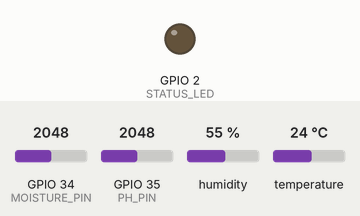
The sketch below on a simulated ESP32. Parts: output pins drawn as LEDs (lit = HIGH). The inputs (shaded band) are chosen by the test bench; at power-on: GPIO 34 (MOISTURE_PIN) = 2048, GPIO 35 (PH_PIN) = 2048, humidity 55 %, temperature 24 °C. WiFi joins after 1.5 s; servers stay silent unless stated; uploads are accepted with an empty reply; what the sketch prints to the serial monitor is not drawn.

Above: at 3.7 s.
At 5.11 s:
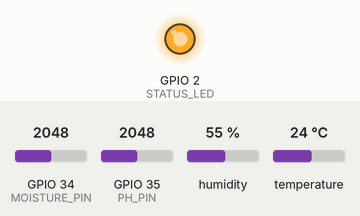
Timing chart, 0 to 9.0 s (numbered marks = the images above):
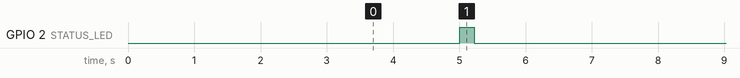

The sketch:

esp32_sensor_node.ino
```cpp
/*
 * ==============================================================================
 * Project: AI-Based Crop Disease Detection and Management System
 * Course: E1CSA313 Design Project - 1 | Alliance University, Bangalore
 * Team: Sai Ranjith, A. Akhileswara achari, S. Haneesh Ranganath, D. Karunakar
 * Mentor: Dr. Devika P
 *
 * Hardware Component: Module 5 & 7 - ESP32 IoT Environmental Sensor Node
 *
 * Target Microcontroller: ESP32 DevKit V1 (30-pin / 38-pin)
 * Sensors Integrated:
 *   1. Capacitive Soil Moisture Sensor v1.2 (Corrosion-resistant analog)
 *   2. DHT22 / DHT11 Digital Temperature & Relative Humidity Sensor
 *   3. Analog Soil pH Sensor Probe (pH-4502C module)
 *
 * Function:
 *   - Samples ambient temperature, relative humidity, soil moisture, and pH.
 *   - Calibrates raw ADC inputs to standard agronomic units.
 *   - Encapsulates telemetry into JSON format.
 *   - Transmits telemetry over 2.4 GHz Wi-Fi via HTTP POST / WebSockets.
 * ==============================================================================
 *
 * PINOUT CONFIGURATION:
 * ------------------------------------------------------------------------------
 * Sensor                 | ESP32 Pin  | Signal Type      | Voltage
 * ------------------------------------------------------------------------------
 * DHT22 Data             | GPIO 4     | Digital I/O      | 3.3V
 * Capacitive Moisture    | GPIO 34    | Analog In (ADC1) | 3.3V
 * Soil pH Sensor (Po)    | GPIO 35    | Analog In (ADC1) | 3.3V / 5.0V
 * Status LED (Built-in)  | GPIO 2     | Digital Output   | 3.3V
 * ------------------------------------------------------------------------------
 */

#include <WiFi.h>
#include <HTTPClient.h>
#include <DHT.h>

// --- PIN DEFINITIONS ---
#define DHTPIN            4         // Digital pin connected to DHT22
#define DHTTYPE           DHT22     // DHT 22 (AM2302) or DHT11
#define MOISTURE_PIN      34        // ADC1_CH6 - Capacitive Soil Moisture
#define PH_PIN            35        // ADC1_CH7 - Analog Soil pH Module
#define STATUS_LED        2         // Onboard Blue LED

// --- WI-FI CREDENTIALS ---
const char* WIFI_SSID     = "CropAI_FarmNode";       // Enter Farm Wi-Fi / Hotspot SSID
const char* WIFI_PASSWORD = "PrecisionAgri2026";     // Enter Wi-Fi Password

// --- API ENDPOINT ---
// URL of the backend ingestion server or IoT gateway
const char* SERVER_URL    = "http://192.168.1.100:5000/api/telemetry";

// --- SENSOR CALIBRATION CONSTANTS ---
// Capacitive Moisture Sensor Calibration (12-bit ADC: 0 - 4095)
// Air (completely dry) ~ 3200 ADC; Water (submerged) ~ 1400 ADC
const int AIR_VALUE       = 3200;
const int WATER_VALUE     = 1400;

// pH-4502C Calibration Constants
// Standard 2-point buffer calibration: pH 4.01 and pH 7.00
const float PH_SLOPE      = -5.70;   // Calibration slope: Delta pH / Delta Volts
const float PH_OFFSET     = 21.34;   // Zero-point offset voltage compensation

// --- TELEMETRY SAMPLING INTERVAL ---
const unsigned long TRANSMIT_INTERVAL_MS = 5000;   // Transmit telemetry every 5 seconds
unsigned long lastTransmitTime = 0;

// Initialize DHT Sensor
DHT dht(DHTPIN, DHTTYPE);

void setup() {
  Serial.begin(115200);
  delay(1000);

  Serial.println("\n========================================================");
  Serial.println("  AI-Based Crop Disease Detection System - ESP32 Node   ");
  Serial.println("  Alliance University | Design Project - 1 (E1CSA313)   ");
  Serial.println("========================================================");

  pinMode(STATUS_LED, OUTPUT);
  pinMode(MOISTURE_PIN, INPUT);
  pinMode(PH_PIN, INPUT);

  // Initialize DHT
  dht.begin();
  Serial.println("[OK] DHT22 Temperature & Humidity sensor initialized.");

  // Connect to Wi-Fi
  connectWiFi();
}

void loop() {
  unsigned long currentTime = millis();

  // Non-blocking telemetry acquisition loop
  if (currentTime - lastTransmitTime >= TRANSMIT_INTERVAL_MS) {
    lastTransmitTime = currentTime;

    // 1. Read Microclimate Temperature & Humidity
    float temperature = dht.readTemperature();
    float humidity    = dht.readHumidity();

    // Check if DHT read failed
    if (isnan(temperature) || isnan(humidity)) {
      Serial.println("[WARN] Failed to read from DHT sensor! Using fallback calibration.");
      temperature = 28.5;
      humidity    = 76.0;
    }

    // 2. Read and Calibrate Soil Moisture
    int rawMoistureADC = analogRead(MOISTURE_PIN);
    float soilMoisturePct = map(rawMoistureADC, AIR_VALUE, WATER_VALUE, 0, 100);
    soilMoisturePct = constrain(soilMoisturePct, 0.0, 100.0);

    // 3. Read and Calibrate Soil pH
    int rawPhADC = analogRead(PH_PIN);
    float phVoltage = (rawPhADC / 4095.0) * 3.3; // Convert ADC value to voltage
    float soilPh = (PH_SLOPE * phVoltage) + PH_OFFSET;
    soilPh = constrain(soilPh, 4.0, 9.5);

    // Visual blink indicator
    digitalWrite(STATUS_LED, HIGH);

    // 4. Print Local Serial Telemetry
    Serial.println("\n--- [ESP32 Telemetry Snapshot] ---");
    Serial.printf("  Ambient Temperature : %.2f °C\n", temperature);
    Serial.printf("  Relative Humidity   : %.2f %%\n", humidity);
    Serial.printf("  Soil Moisture       : %.2f %% (Raw ADC: %d)\n", soilMoisturePct, rawMoistureADC);
    Serial.printf("  Soil Reaction (pH)  : %.2f (Voltage: %.2f V)\n", soilPh, phVoltage);

    // 5. Build JSON Telemetry Payload
    String jsonPayload = "{";
    jsonPayload += "\"node_id\":\"ESP32_AGRI_01\",";
    jsonPayload += "\"temperature\":" + String(temperature, 2) + ",";
    jsonPayload += "\"humidity\":" + String(humidity, 2) + ",";
    jsonPayload += "\"soil_moisture\":" + String(soilMoisturePct, 2) + ",";
    jsonPayload += "\"soil_ph\":" + String(soilPh, 2) + ",";
    jsonPayload += "\"timestamp\":" + String(millis());
    jsonPayload += "}";

    Serial.println("  Payload: " + jsonPayload);

    // 6. Transmit Payload via HTTP POST if Wi-Fi connected
    if (WiFi.status() == WL_CONNECTED) {
      sendTelemetry(jsonPayload);
    } else {
      Serial.println("[INFO] Wi-Fi offline. Telemetry logged to local Serial stream.");
      // Attempt reconnection
      connectWiFi();
    }

    digitalWrite(STATUS_LED, LOW);
  }
}

// --- WI-FI CONNECTION HELPER ---
void connectWiFi() {
  Serial.print("[WIFI] Connecting to SSID: ");
  Serial.println(WIFI_SSID);

  WiFi.mode(WIFI_STA);
  WiFi.begin(WIFI_SSID, WIFI_PASSWORD);

  int attempts = 0;
  while (WiFi.status() != WL_CONNECTED && attempts < 15) {
    delay(500);
    Serial.print(".");
    attempts++;
  }

  if (WiFi.status() == WL_CONNECTED) {
    Serial.println("\n[WIFI] Connected successfully!");
    Serial.print("[WIFI] IP Address: ");
    Serial.println(WiFi.localIP());
  } else {
    Serial.println("\n[WIFI] Connection timed out. Running in standalone local ADC mode.");
  }
}

// --- HTTP TRANSMISSION HELPER ---
void sendTelemetry(const String& payload) {
  HTTPClient http;
  http.begin(SERVER_URL);
  http.addHeader("Content-Type", "application/json");

  int httpResponseCode = http.POST(payload);

  if (httpResponseCode > 0) {
    Serial.printf("[HTTP] Ingestion response code: %d\n", httpResponseCode);
  } else {
    Serial.printf("[HTTP] POST failed. Error code: %s\n", http.errorToString(httpResponseCode).c_str());
  }

  http.end();
}
```

Measured:
- by itself, GPIO 2 (STATUS_LED): alternates HIGH for 0.22 s and LOW for 4.8 s
